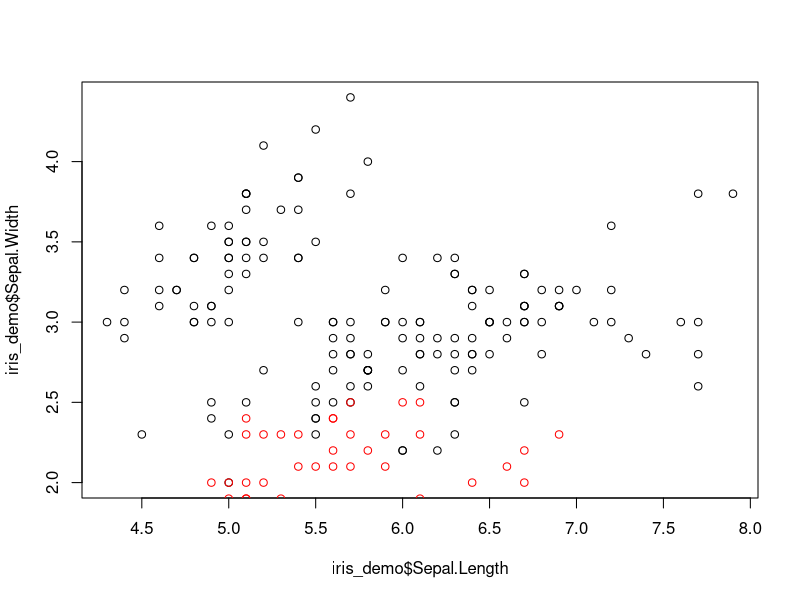
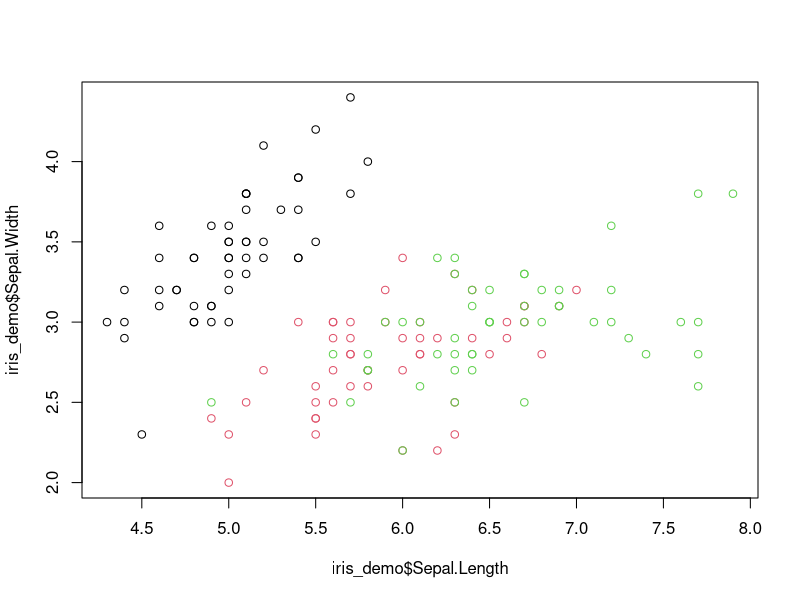
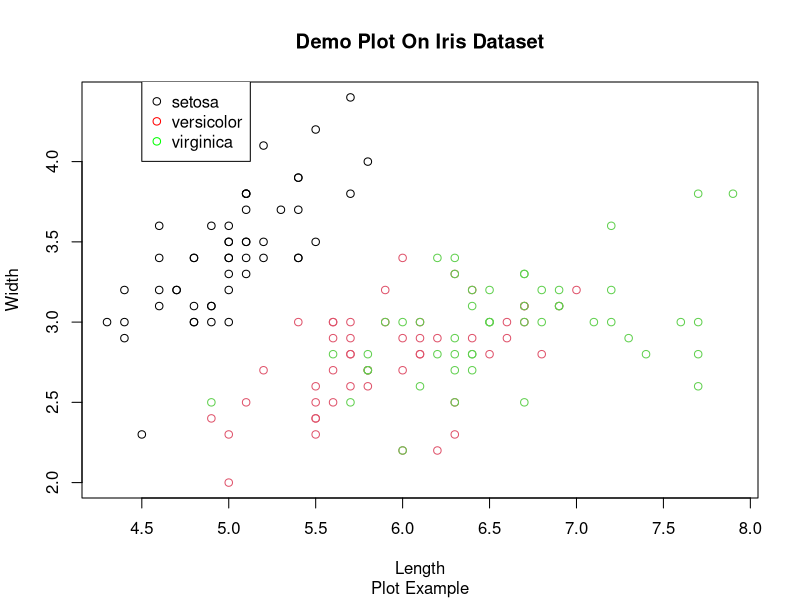
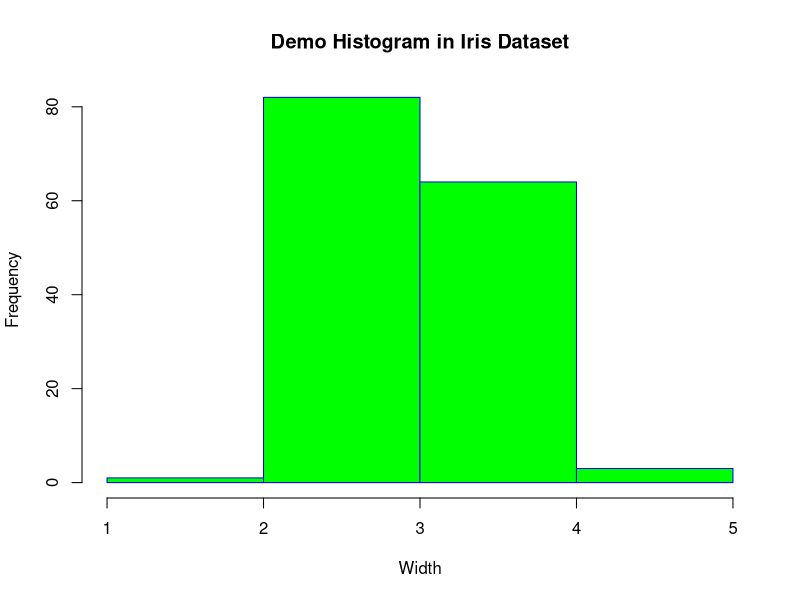
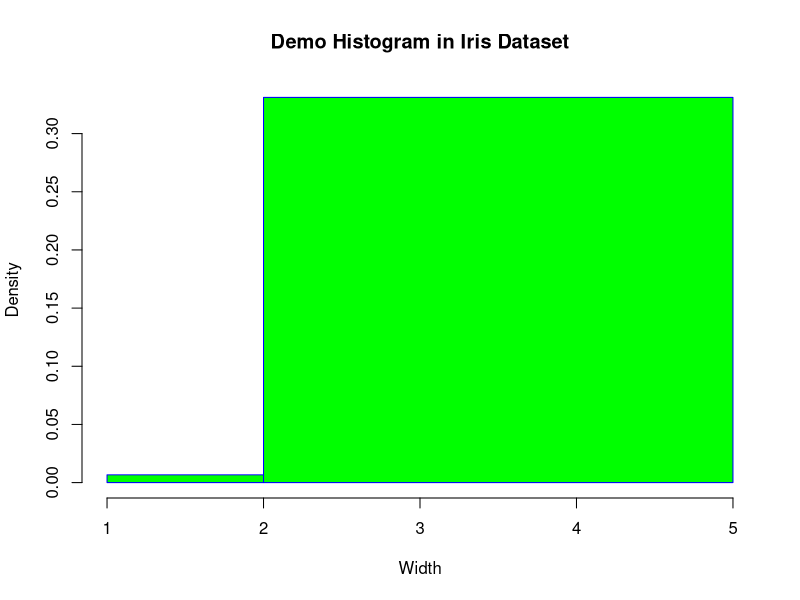
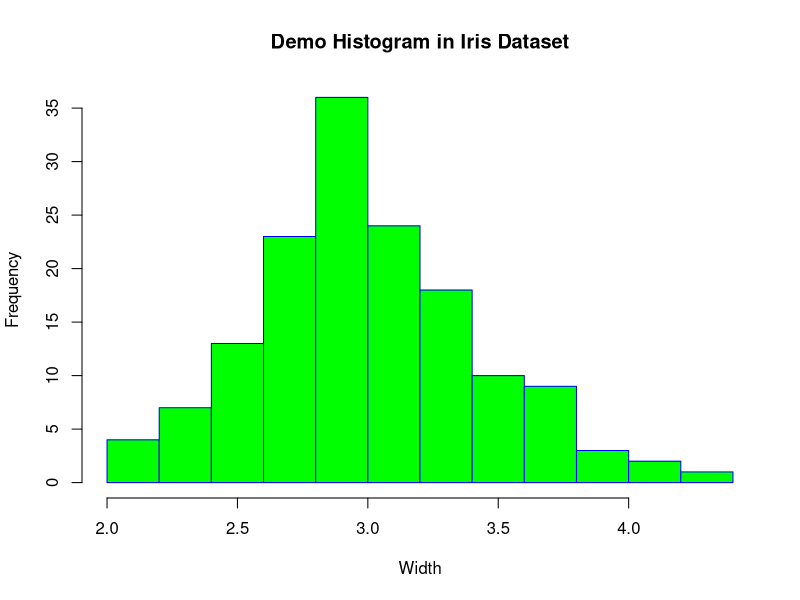
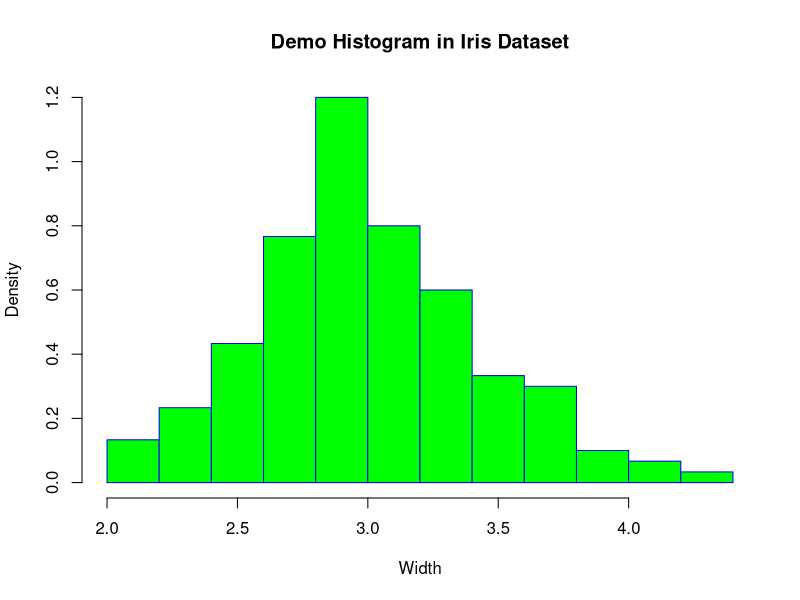
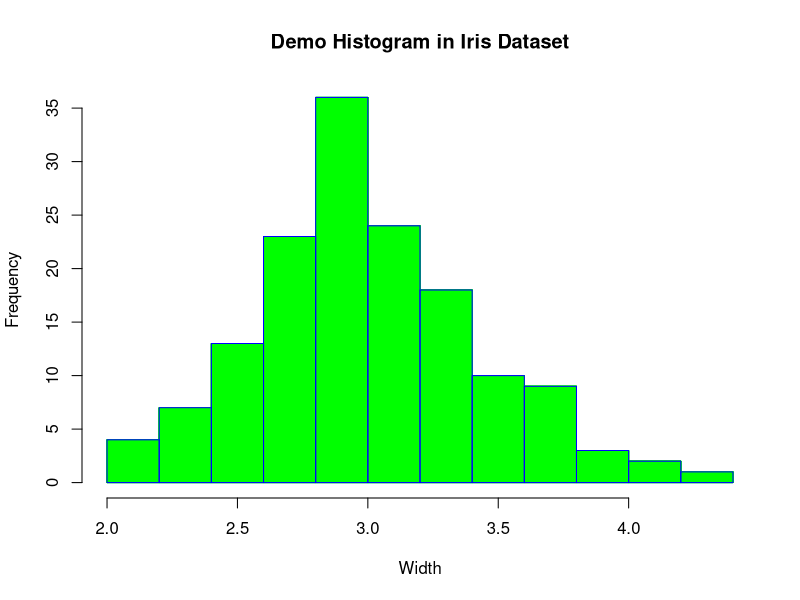

R code for these plots, in order:
# In this code we are going to use iris data set. Irish data set is an inbuilt data set in base package of R. 
# It is flowers data with three categories of flowers: setosa, versicolor, verginica
View(iris)
iris_demo=iris
str(iris_demo)

# Scatter plot
plot(iris_demo$Sepal.Length, iris_demo$Sepal.Width) # all species without colors
# because of the discrete values in variables, the plot will be scattered plot.

points(iris_demo$Petal.Length, iris_demo$Petal.Width, col = 'red') # 4 variables in one plot with petal length, witdth with red color
# points() will work with plot function, to add additional points to the plot 

plot(iris_demo$Sepal.Length, iris_demo$Sepal.Width, col=iris_demo$Species) # 3 different species with 3 different colors

plot(iris_demo$Sepal.Length, iris_demo$Sepal.Width, type = 'p', col=iris_demo$Species , main="Demo Plot On Iris Dataset", 
     sub="Plot Example", xlab='Length', ylab='Width')
#type=p means points, we can use l(line), b(both) as well
#col=iris_demo$Species will give color to different species of flowers
#Xlab=name of X-Axis
#ylab=name of Y-Axis
#sub=Plot name
#main=heading for the plot
#unique(iris_demo$Species)


# Legend is used to put an image of category names in the graph/plot

legend(4.5, 4.5,legend =  unique(iris_demo$Species), col = c("black", "red","green"), pch=1.0)
#(4.5,4.5 ) Will Show X and Y values where legend(box with name of flowers) will appear
#(setosa, vesicolo, Virginica) are the names of 3 categories of flowers with diiferent colors appearaing in plot
#col= colors of the points for three different categories
#pch will show the symbol before name in the legend box, it may be a point, triangle or + whatever.
###############################################################################################################################

# Histogram

hist(iris_demo$Sepal.Width,
     main="Demo Histogram in Iris Dataset",
     xlab='Width',
     border='blue',
     col='green',
     breaks=c(1,2,3,4,5))  # breaks will give me number of hists in the histogram

# if the step in break is equal e.g. 1,2,3,4,5 or 1,3,5 then it will be a frequency Histogram
# if the step in break is unequal e.g. 1,,3,4,5 or 1,4,5 then it will be a density Histogram
# The break values should include max and min values of the hitogram range, otherwise it will throw error. 
# e.g. for the above histogram the range is 1-5, so if we give the break as (1,2,3) it will throw error, even for(3,4,5) etc
# it will throw error


hist(iris_demo$Sepal.Width,
     main="Demo Histogram in Iris Dataset",
     xlab='Width',
     border='blue',
     col='green',
     breaks=c(1,2,5))  # density Histogram, Breaks at unequal intervals

hist(iris_demo$Sepal.Width,
     main="Demo Histogram in Iris Dataset",
     xlab='Width',
     border='blue',
     col='green',
     breaks=9) # will break the histogram at 9 equal points, i.e. 8 equal intervals


hist(iris_demo$Sepal.Width,
     main="Demo Histogram in Iris Dataset",
     xlab='Width',
     border='blue',
     col='green',
     breaks=9,
     freq = F)  # if we don't want to print the frequency Histogram, put freq='F', and it will print density Histogram

hist(iris_demo$Sepal.Width,
     main="Demo Histogram in Iris Dataset",
     xlab='Width',
     border='blue',
     col='green',
     breaks=9,
     freq = T,
     density = 2000) # this density parameter is different from the freq/density parameter. This density parameter will simply 
# give the density of color in the bars of histogram. Density=100 will still give freuency histogram

###############################################################################################################################

#BoxPlot

boxplot(iris_demo)
#sepal length is normally distributes
#sepal width ahas some outliers 
#petal length is right skewed
#species is of no use

boxplot(iris_demo,las=2) # will give the names of variables in vertical form

boxplot(iris_demo,
        las=2,
        names=c('S_L', "S_W", "P_L", "P_W", "Species"),
        col = c('red', 'green','blue','black','pink'))  # We can rename the variables and use color parameter as well for boxes
# Now we know that sepal width has some outliers, we need to get them
# Grab the Outliers
boxplot(iris_demo$Sepal.Width, las=2, name='sepal_width', col = 'red')
outlier=boxplot(iris_demo$Sepal.Width, las=2, name='sepal_width')
outlier
View(outlier)
# this will return a named list of values. by looking into the list output(accessing the elements of a named list by names)
#we can see the max and min values of boxplot

outlier1=outlier$out
outlier1  # values of outlier
View(outlier1)
outlier2=boxplot(iris_demo$Sepal.Width,plot=F)$out # We don't need a plot, so plot='F', we just need outliers
outlier2

# to plot different species
boxplot(iris_demo$Petal.Length ~ iris_demo$Species, 
        xlab='species',
        ylab='Petal Length',
        col=c('red','blue','green'))

#########################################################################################################################
#Piechart
mytable=table(iris_demo$Species)

pie(mytable, labels=c("sentosa", "Versicolor", "Virginica"))

#Use Pie percent
colors=c("red", "blue","green")
pie(mytable,
     labels=round(100*mytable/sum(mytable),1),col=colors)

legend(0.9,0.1, c( "sentosa", "Versicolor", "Virginica"),fill=c("red","blue","green")) # Use of legend to show 


